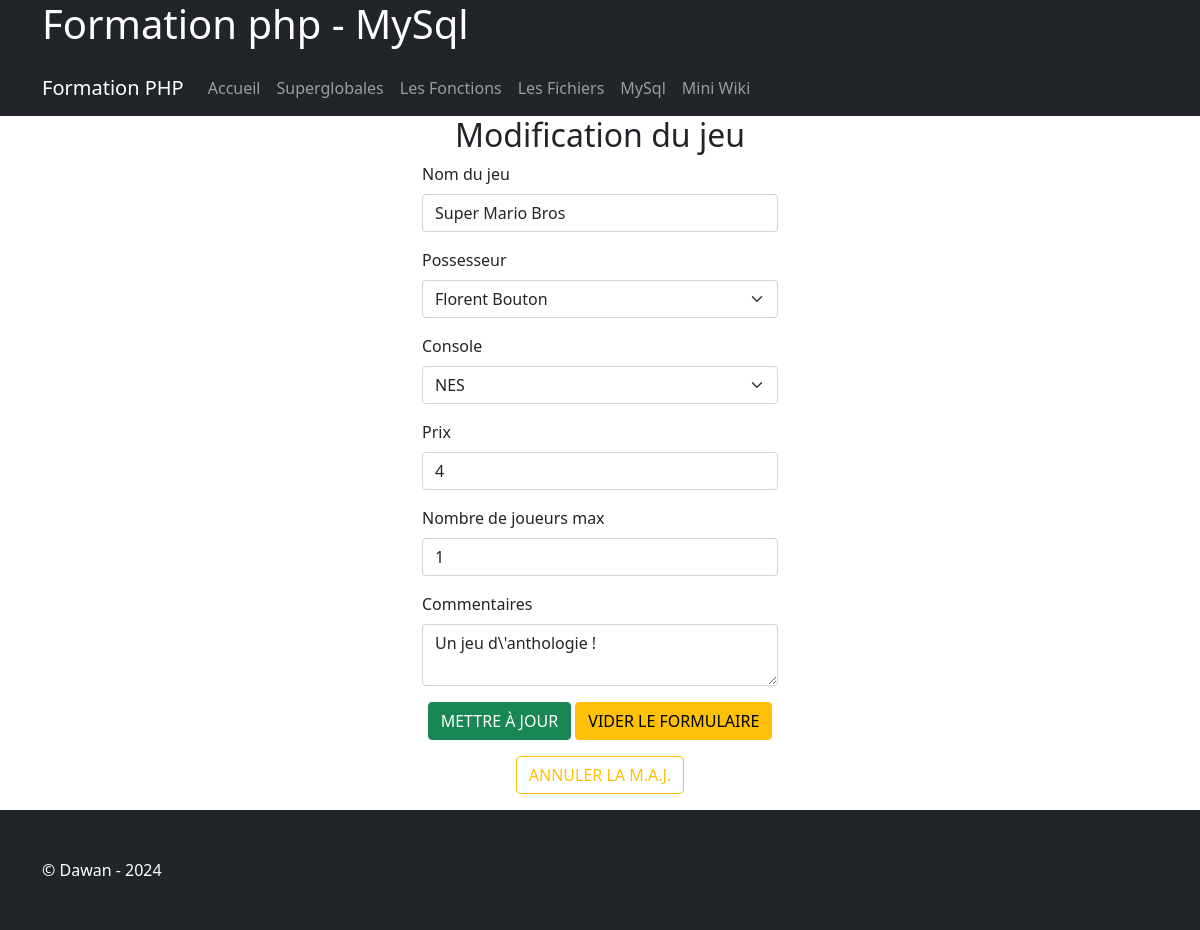
The page /mysqlUpdate.php?action=modGame&id=1 on the database its author committed.
### tables this page shows
CREATE TABLE IF NOT EXISTS `jeux_video` (
  `id` int NOT NULL AUTO_INCREMENT,
  `id_possesseur` int DEFAULT NULL,
  `nom` varchar(255) NOT NULL,
  `console` varchar(255) NOT NULL,
  `prix` double NOT NULL,
  `nbre_joueurs_max` int NOT NULL,
  `commentaires` text NOT NULL,
  `date_ajout` datetime DEFAULT CURRENT_TIMESTAMP,
  `date_modif` datetime DEFAULT CURRENT_TIMESTAMP,
  PRIMARY KEY (`id`)
);

### mysqlUpdate.php (the view, shortened to what this page needs)
<!DOCTYPE html>
<html lang="fr">
<head>
    <?php include './includes/appels.php' ?>
</head>
<body>
<?php include './includes/header.php' ?>
    <?php include './includes/navigation.php' ?>
    <main class="container">
        <section class="row">
            <article class="offset-4 col-md-4">
                <?php if (isset($_GET['action']) && $_GET['action'] === 'modGame' && $_GET['id'] != '') : ?>
                    <?php
                    $link = openConn();
                    $idJV = mysqli_real_escape_string($link, $_GET['id']);
                    $sql = "
                        SELECT
                            `jv`.`id`, `jv`.`nom`, `jv`.`id_possesseur`, CONCAT(`p`.`prenom`, ' ', `p`.`nom`) as 'possesseur',
                            `jv`.`console`, `jv`.`prix`, `jv`.`nbre_joueurs_max`, `jv`.`commentaires`,
                            `jv`.`date_ajout`, `jv`.`date_modif`
                        FROM
                            `jeux_video` as `jv` Left JOIN
                            `possesseur` as `p` ON `jv`.`id_possesseur` = `p`.`id`
                        WHERE `jv`.`ID` = '". $idJV ."';
                        ";
                    $result = mysqli_query($link, $sql);
                    $nbRows = mysqli_num_rows($result);
                    if ($nbRows > 0) {
                        if($row = mysqli_fetch_assoc($result)){
                            $nom = mysqli_real_escape_string($link, mb_convert_encoding($row['nom'], 'UTF-8'));
                            $id_possesseur = $row['id_possesseur'];
                            $console = mysqli_real_escape_string($link, $row['console']);
                            $prix = $row['prix'];
                            $nbjm = $row['nbre_joueurs_max'];
                            $commentaires = mysqli_real_escape_string($link, mb_convert_encoding($row['commentaires'], 'UTF-8'));
                        }
                    }
                    $sql = '
                    SELECT DISTINCT
                        `p`.`prenom`, `p`.`nom`, `p`.`id`
                    FROM
                        `possesseur` as `p`
                        -- as permet de créer des alias de nom de table
                    ORDER BY `p`.`prenom`, `p`.`nom` ASC;
                        ';
                    $result = mysqli_query($link, $sql);
                    $nbRows = mysqli_num_rows($result);
                    if ($nbRows > 0) {
                        $selectPossesseur = '<select class="form-select" name="possesseur">';
                        while ($row = mysqli_fetch_assoc($result)) {
                            $selectPossesseur .= '<option value="' . $row['prenom'] . '|' . $row['id'] . '"';
                            if($row['id'] == $id_possesseur){
                                $selectPossesseur .= ' selected ';
                            }
                            $selectPossesseur .= '>' . mb_convert_encoding($row['prenom'], 'UTF-8')
                                . " "
                                . mb_convert_encoding($row['nom'], 'UTF-8')
                                . '</option>';
                        }
                        $selectPossesseur .= '</select>';
                    }
                    $sql = '
                    SELECT DISTINCT
                        `jv`.`console`
                    FROM
                        `jeux_video` as `jv`
                        -- as permet de créer des alias de nom de table
                    ORDER BY `jv`.`console` ASC;
                        ';
                    $result = mysqli_query($link, $sql);
                    $nbRows = mysqli_num_rows($result);
                    if ($nbRows > 0) {
                        $selectConsole = '<select class="form-select" name="console">';
                        while ($row = mysqli_fetch_assoc($result)) {
                            $selectConsole .= '<option value="' . $row['console'] . '"
                            ' . ( ($row['console'] == $console)? ' selected ' : '' ) . '>'
                                . mb_convert_encoding($row['console'], 'UTF-8')
                                . '</option>';
                        }
                        $selectConsole .= '</select>';
                    }
                    ?>
                    <h2 class="text-center">
                        Modification du jeu
                    </h2>
                    <form method="post" action="./mysqlUpdate.php">
                        <p>
                            <label class="form-label" for="nom">Nom du jeu</label>
                            <input class="form-control" type="text" name="nom" value="<?php echo $nom ?>" required />
                        </p>
                        <p>
                            <label class="form-label" for="possesseur">Possesseur</label>
                            <?php echo $selectPossesseur ?>
                        </p>
                        <p>
                            <label class="form-label" for="console">Console</label>
                            <?php echo $selectConsole ?>
                        </p>
                        <p>
                            <label class="form-label" for="prix">Prix</label>
                            <input class="form-control" type="number" name="prix" value="<?php echo $prix ?>" />
                        </p>
                        <p>
                            <label class="form-label" for="nbjm">Nombre de joueurs max</label>
                            <input class="form-control" type="number" name="nbjm" value="<?php echo $nbjm ?>" />
                        </p>
                        <p>
                            <label class="form-label" for="commentaires">Commentaires</label>
                            <textarea class="form-control" name="commentaires"><?php echo $commentaires ?></textarea>
                        </p>
                        <p class="text-center">
                            <button type="submit" name="confirm" value="true" class="btn btn-success">
                                METTRE À JOUR
                            </button>
                            <button type="reset" name="reset" class="btn btn-warning">
                                VIDER LE FORMULAIRE
                            </button>
                        </p>
                    </form>
                    <p class="text-center">
                        <a href="./mysql.php">
                            <button name="cancel" class="btn btn-outline-warning">
                                ANNULER LA M.A.J.
                            </button>
                        </a>
                    </p>
                <?php endif ?>
            </article>
        </section>
    </main>
    <?php include './includes/footer.php' ?>
</body>
</html>

### rows shown on the page
jeux_video: nom "Super Mario Bros", console "NES", prix "4", nbjm "1", commentaires "Un jeu d\\'anthologie !"

### other values the page prints
form field possesseur "Florent Bouton"
